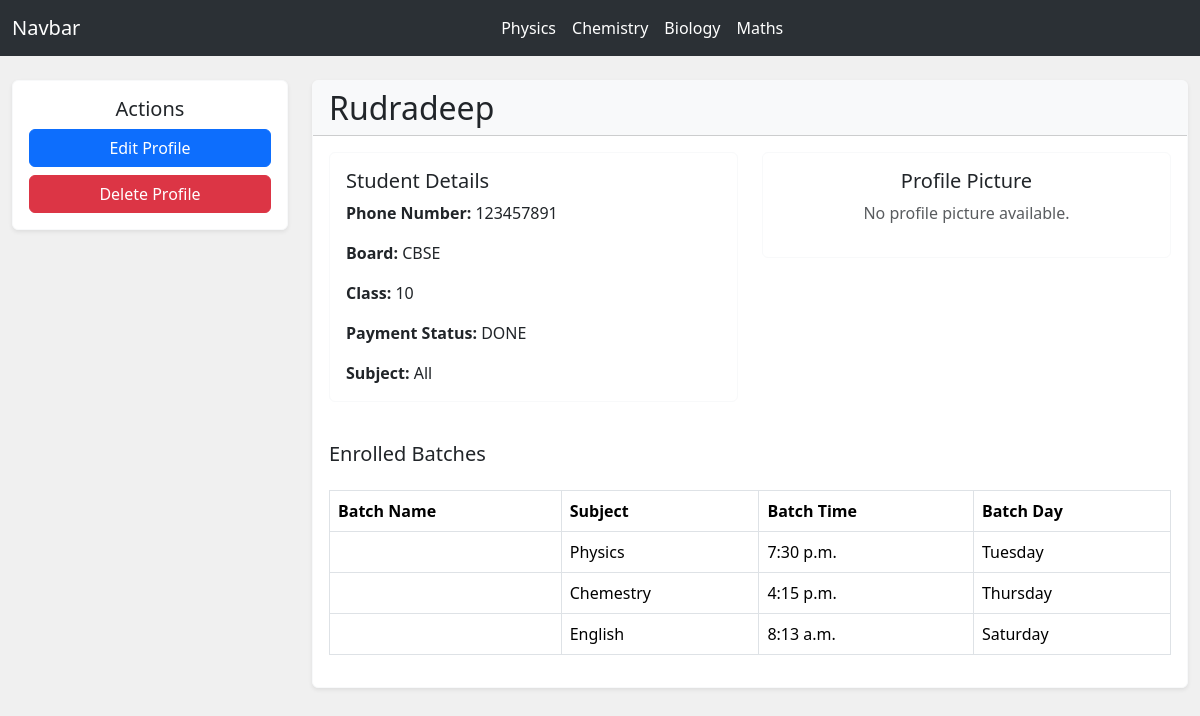
Before: /student/1/ with the older database file.
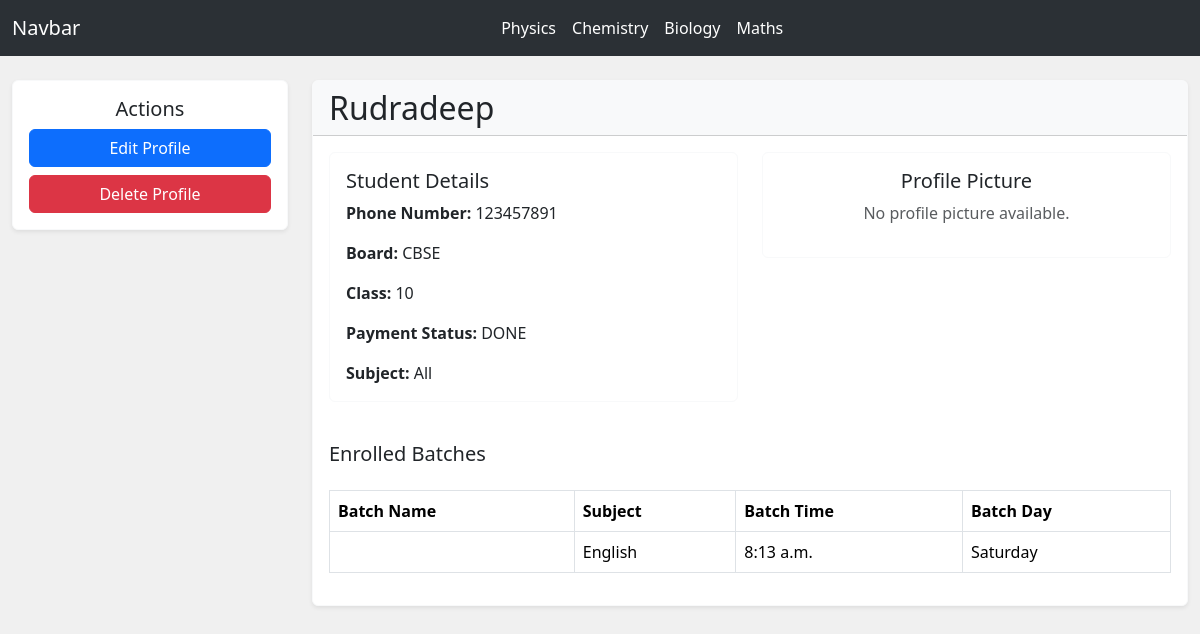
After: the same page with the newer database file.
### myapp/models.py (models this page shows, shortened)
class Student(models.Model):
    name = models.CharField(max_length=100)
    phone_number = models.CharField(max_length=15, default='N/A')
    board = models.CharField(max_length=50, choices=[('CBSE', 'CBSE'), ('WBBSE', 'WBBSE'), ('ICSE', 'ICSE')])
    student_class = models.CharField(max_length=10)
    payment = models.CharField(max_length=50, choices=[('DONE', 'DONE'), ('NOT DONE', 'NOT DONE')], default='NOT DONE')
    subject = models.CharField(max_length=100, default='All')

class Batch(models.Model):
    subject_name = models.CharField(max_length=100)
    batch_name = models.CharField(max_length=100,default="")
    batch_time = models.TimeField()
    batch_day = models.CharField(max_length=50)
    class_level = models.CharField(max_length=50)
    class_mode = models.CharField(max_length=100)  # Default as 'N/A'
    start_date = models.DateField(default=timezone.now)  # Default to current date
    teacher_name = models.CharField(max_length=100)
    students = models.ManyToManyField(Student, related_name='batches')

### myapp/views.py (the view)
# urls.py: path('student/<int:student_id>/', views.student_profile, name='student_profile'),
def student_profile(request, student_id):
    student = get_object_or_404(Student, id=student_id)
    batches = Batch.objects.filter(students=student)  # Get batches where this student is present
    context = {
        'student': student,
        'batches': batches,
    }
    return render(request, 'student_profile.html', context)

### templates/student_profile.html (shortened to what this page needs)
{% extends "base.html" %}
{% load static %}
{% block style %}
<link rel="stylesheet" href="{% static 'css/style.css' %}">
{% endblock style %}
{% block body %}
<div class="container-fluid py-4">
    <div class="row">
        <div class="col-md-4 col-lg-3">
            <div class="card border-light shadow-sm mb-4">
                <div class="card-body">
                    <h5 class="card-title text-center">Actions</h5>
                    <a href="" class="btn btn-primary w-100 mb-2">Edit Profile</a>
                    <form method="post" action="" style="display:inline;">
                        <button type="submit" class="btn btn-danger w-100">Delete Profile</button>
                    </form>
                </div>
            </div>
        </div>
        <div class="col-md-8 col-lg-9">
            <div class="card border-light shadow-sm mb-4">
                <div class="card-header bg-light text-dark">
                    <h2 class="card-title mb-0">{{ student.name }}</h2>
                </div>
                <div class="card-body">
                    <div class="row mb-4">
                        <div class="col-md-6">
                            <div class="card border-light mb-3">
                                <div class="card-body">
                                    <h5 class="card-title">Student Details</h5>
                                    <p class="card-text"><strong>Phone Number:</strong> {{ student.phone_number }}</p>
                                    <p class="card-text"><strong>Board:</strong> {{ student.get_board_display }}</p>
                                    <p class="card-text"><strong>Class:</strong> {{ student.student_class }}</p>
                                    <p class="card-text"><strong>Payment Status:</strong> {{ student.get_payment_display }}</p>
                                    <p class="card-text"><strong>Subject:</strong> {{ student.subject }}</p>
                                </div>
                            </div>
                        </div>
                        <div class="col-md-6">
                            <div class="card border-light mb-3">
                                <div class="card-body text-center">
                                    <h5 class="card-title">Profile Picture</h5>
                                    {% if student.profile_picture %}
                                        <img src="{{ student.profile_picture.url }}" alt="Profile Picture" class="img-fluid rounded-circle border" style="max-width: 150px;">
                                    {% else %}
                                        <p class="text-muted">No profile picture available.</p>
                                    {% endif %}
                                </div>
                            </div>
                        </div>
                    </div>
                    <h5 class="mb-4">Enrolled Batches</h5>
                    {% if batches %}
                        <table class="table table-bordered table-hover">
                            <thead class="thead-light">
                                <tr>
                                    <th>Batch Name</th>
                                    <th>Subject</th>
                                    <th>Batch Time</th>
                                    <th>Batch Day</th>
                                </tr>
                            </thead>
                            <tbody>
                                {% for batch in batches %}
                                <tr>
                                    <td>{{ batch.batch_name }}</td>
                                    <td>{{ batch.subject_name }}</td>
                                    <td>{{ batch.batch_time }}</td>
                                    <td>{{ batch.batch_day }}</td>
                                </tr>
                                {% endfor %}
                            </tbody>
                        </table>
                    {% else %}
                        <p class="text-muted">No batches assigned to this student.</p>
                    {% endif %}
                </div>
            </div>
        </div>
    </div>
</div>
{% endblock body %}

### templates/base.html (shortened to what this page needs)
<!doctype html>
<html lang="en">
<head>
    <link href="https://cdn.jsdelivr.net/npm/bootstrap@5.3.3/dist/css/bootstrap.min.css" rel="stylesheet"
>
        <link href="https://cdn.jsdelivr.net/npm/bootstrap@5.3.3/dist/css/bootstrap.min.css" rel="stylesheet">
        {% block style %}
        {% endblock style %}
</head>
<body style="background-color: rgb(240, 240, 240);">
    <nav class="navbar navbar-expand-lg bg-body-tertiary sticky-top" data-bs-theme="dark">
        <div class="container-fluid">
            <a class="navbar-brand" href="#">Navbar</a>
            <div class="collapse navbar-collapse justify-content-between" id="navbarSupportedContent">
                <ul class="navbar-nav mx-auto mb-2 mb-lg-0">
                    <li class="nav-item">
                        <a class="nav-link active" aria-current="page" href="#">Physics</a>
                    </li>
                    <li class="nav-item">
                        <a class="nav-link active" aria-current="page" href="#">Chemistry</a>
                    </li>
                    <li class="nav-item">
                        <a class="nav-link active" aria-current="page" href="#">Biology</a>
                    </li>
                    <li class="nav-item">
                        <a class="nav-link active" aria-current="page" href="#">Maths</a>
                    </li>
                </ul>
            </div>
        </div>
    </nav>
{% block body %}
{% endblock body %}
</body>
</html>

Changed rows visible on the page:
removed Batch: subject_name "Physics", batch_time "7:30 p.m.", batch_day "Tuesday"
removed Batch: subject_name "Chemestry", batch_time "4:15 p.m.", batch_day "Thursday"
